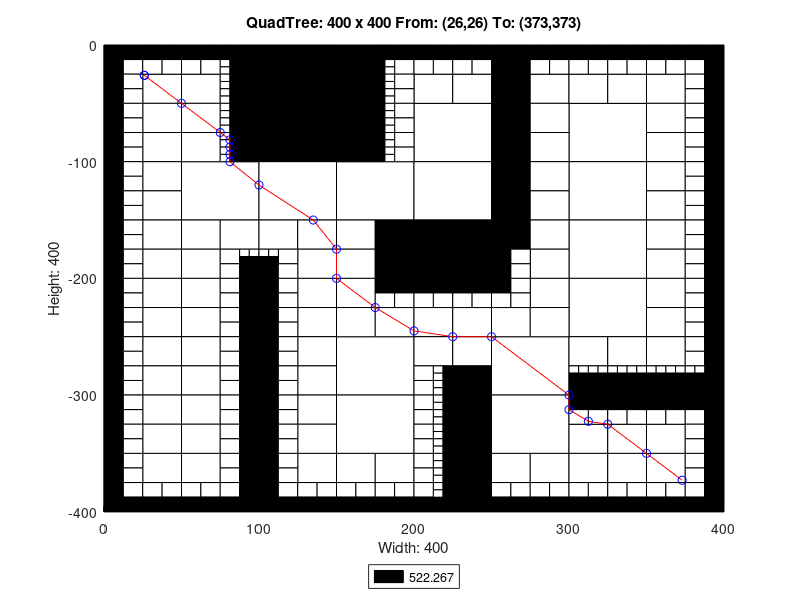

Write the MATLAB code that produced this figure.
axis([0 400 -400 0]);
title('QuadTree: 400 x 400 From: (26,26) To: (373,373)');
xlabel('Width: 400');
ylabel('Height: 400');
rectangle('Position',[100 -50 50 50], 'FaceColor',[0 0 0]);
rectangle('Position',[100 -100 50 50], 'FaceColor',[0 0 0]);
rectangle('Position',[50 -150 50 50], 'FaceColor',[1 1 1]);
rectangle('Position',[100 -150 50 50], 'FaceColor',[1 1 1]);
rectangle('Position',[150 -150 50 50], 'FaceColor',[1 1 1]);
rectangle('Position',[200 -100 50 50], 'FaceColor',[1 1 1]);
rectangle('Position',[300 -100 50 50], 'FaceColor',[1 1 1]);
rectangle('Position',[200 -150 50 50], 'FaceColor',[1 1 1]);
rectangle('Position',[200 -200 50 50], 'FaceColor',[0 0 0]);
rectangle('Position',[300 -150 50 50], 'FaceColor',[1 1 1]);
rectangle('Position',[300 -200 50 50], 'FaceColor',[1 1 1]);
rectangle('Position',[150 -300 50 50], 'FaceColor',[1 1 1]);
rectangle('Position',[150 -350 50 50], 'FaceColor',[1 1 1]);
rectangle('Position',[250 -300 50 50], 'FaceColor',[1 1 1]);
rectangle('Position',[300 -250 50 50], 'FaceColor',[1 1 1]);
rectangle('Position',[250 -350 50 50], 'FaceColor',[1 1 1]);
rectangle('Position',[25 -50 25 25], 'FaceColor',[1 1 1]);
rectangle('Position',[50 -50 25 25], 'FaceColor',[1 1 1]);
rectangle('Position',[25 -75 25 25], 'FaceColor',[1 1 1]);
rectangle('Position',[25 -100 25 25], 'FaceColor',[1 1 1]);
rectangle('Position',[50 -75 25 25], 'FaceColor',[1 1 1]);
rectangle('Position',[50 -100 25 25], 'FaceColor',[1 1 1]);
rectangle('Position',[150 -25 25 25], 'FaceColor',[0 0 0]);
rectangle('Position',[150 -50 25 25], 'FaceColor',[0 0 0]);
rectangle('Position',[150 -75 25 25], 'FaceColor',[0 0 0]);
rectangle('Position',[150 -100 25 25], 'FaceColor',[0 0 0]);
rectangle('Position',[25 -125 25 25], 'FaceColor',[1 1 1]);
rectangle('Position',[25 -150 25 25], 'FaceColor',[1 1 1]);
rectangle('Position',[25 -175 25 25], 'FaceColor',[1 1 1]);
rectangle('Position',[25 -200 25 25], 'FaceColor',[1 1 1]);
rectangle('Position',[50 -175 25 25], 'FaceColor',[1 1 1]);
rectangle('Position',[75 -175 25 25], 'FaceColor',[1 1 1]);
rectangle('Position',[50 -200 25 25], 'FaceColor',[1 1 1]);
rectangle('Position',[100 -175 25 25], 'FaceColor',[1 1 1]);
rectangle('Position',[125 -175 25 25], 'FaceColor',[1 1 1]);
rectangle('Position',[125 -200 25 25], 'FaceColor',[1 1 1]);
rectangle('Position',[150 -175 25 25], 'FaceColor',[1 1 1]);
rectangle('Position',[175 -175 25 25], 'FaceColor',[0 0 0]);
rectangle('Position',[150 -200 25 25], 'FaceColor',[1 1 1]);
rectangle('Position',[175 -200 25 25], 'FaceColor',[0 0 0]);
rectangle('Position',[200 -50 25 25], 'FaceColor',[1 1 1]);
rectangle('Position',[225 -50 25 25], 'FaceColor',[1 1 1]);
rectangle('Position',[250 -25 25 25], 'FaceColor',[0 0 0]);
rectangle('Position',[250 -50 25 25], 'FaceColor',[0 0 0]);
rectangle('Position',[275 -50 25 25], 'FaceColor',[1 1 1]);
rectangle('Position',[250 -75 25 25], 'FaceColor',[0 0 0]);
rectangle('Position',[275 -75 25 25], 'FaceColor',[1 1 1]);
rectangle('Position',[250 -100 25 25], 'FaceColor',[0 0 0]);
rectangle('Position',[275 -100 25 25], 'FaceColor',[1 1 1]);
rectangle('Position',[300 -50 25 25], 'FaceColor',[1 1 1]);
rectangle('Position',[325 -50 25 25], 'FaceColor',[1 1 1]);
rectangle('Position',[350 -50 25 25], 'FaceColor',[1 1 1]);
rectangle('Position',[350 -75 25 25], 'FaceColor',[1 1 1]);
rectangle('Position',[350 -100 25 25], 'FaceColor',[1 1 1]);
rectangle('Position',[250 -125 25 25], 'FaceColor',[0 0 0]);
rectangle('Position',[275 -125 25 25], 'FaceColor',[1 1 1]);
rectangle('Position',[250 -150 25 25], 'FaceColor',[0 0 0]);
rectangle('Position',[275 -150 25 25], 'FaceColor',[1 1 1]);
rectangle('Position',[250 -175 25 25], 'FaceColor',[0 0 0]);
rectangle('Position',[275 -175 25 25], 'FaceColor',[1 1 1]);
rectangle('Position',[275 -200 25 25], 'FaceColor',[1 1 1]);
rectangle('Position',[350 -125 25 25], 'FaceColor',[1 1 1]);
rectangle('Position',[350 -150 25 25], 'FaceColor',[1 1 1]);
rectangle('Position',[350 -175 25 25], 'FaceColor',[1 1 1]);
rectangle('Position',[350 -200 25 25], 'FaceColor',[1 1 1]);
rectangle('Position',[25 -225 25 25], 'FaceColor',[1 1 1]);
rectangle('Position',[25 -250 25 25], 'FaceColor',[1 1 1]);
rectangle('Position',[50 -225 25 25], 'FaceColor',[1 1 1]);
rectangle('Position',[50 -250 25 25], 'FaceColor',[1 1 1]);
rectangle('Position',[25 -275 25 25], 'FaceColor',[1 1 1]);
rectangle('Position',[25 -300 25 25], 'FaceColor',[1 1 1]);
rectangle('Position',[50 -275 25 25], 'FaceColor',[1 1 1]);
rectangle('Position',[50 -300 25 25], 'FaceColor',[1 1 1]);
rectangle('Position',[125 -225 25 25], 'FaceColor',[1 1 1]);
rectangle('Position',[125 -250 25 25], 'FaceColor',[1 1 1]);
rectangle('Position',[150 -225 25 25], 'FaceColor',[1 1 1]);
rectangle('Position',[150 -250 25 25], 'FaceColor',[1 1 1]);
rectangle('Position',[175 -250 25 25], 'FaceColor',[1 1 1]);
rectangle('Position',[125 -275 25 25], 'FaceColor',[1 1 1]);
rectangle('Position',[125 -300 25 25], 'FaceColor',[1 1 1]);
rectangle('Position',[25 -325 25 25], 'FaceColor',[1 1 1]);
rectangle('Position',[25 -350 25 25], 'FaceColor',[1 1 1]);
rectangle('Position',[50 -325 25 25], 'FaceColor',[1 1 1]);
rectangle('Position',[50 -350 25 25], 'FaceColor',[1 1 1]);
rectangle('Position',[25 -375 25 25], 'FaceColor',[1 1 1]);
rectangle('Position',[50 -375 25 25], 'FaceColor',[1 1 1]);
rectangle('Position',[125 -325 25 25], 'FaceColor',[1 1 1]);
rectangle('Position',[125 -350 25 25], 'FaceColor',[1 1 1]);
rectangle('Position',[125 -375 25 25], 'FaceColor',[1 1 1]);
rectangle('Position',[150 -375 25 25], 'FaceColor',[1 1 1]);
rectangle('Position',[175 -375 25 25], 'FaceColor',[1 1 1]);
rectangle('Position',[200 -250 25 25], 'FaceColor',[1 1 1]);
rectangle('Position',[225 -250 25 25], 'FaceColor',[1 1 1]);
rectangle('Position',[275 -225 25 25], 'FaceColor',[1 1 1]);
rectangle('Position',[250 -250 25 25], 'FaceColor',[1 1 1]);
rectangle('Position',[275 -250 25 25], 'FaceColor',[1 1 1]);
rectangle('Position',[200 -275 25 25], 'FaceColor',[1 1 1]);
rectangle('Position',[225 -275 25 25], 'FaceColor',[1 1 1]);
rectangle('Position',[225 -300 25 25], 'FaceColor',[0 0 0]);
rectangle('Position',[350 -225 25 25], 'FaceColor',[1 1 1]);
rectangle('Position',[350 -250 25 25], 'FaceColor',[1 1 1]);
rectangle('Position',[300 -275 25 25], 'FaceColor',[1 1 1]);
rectangle('Position',[325 -275 25 25], 'FaceColor',[1 1 1]);
rectangle('Position',[350 -275 25 25], 'FaceColor',[1 1 1]);
rectangle('Position',[225 -325 25 25], 'FaceColor',[0 0 0]);
rectangle('Position',[225 -350 25 25], 'FaceColor',[0 0 0]);
rectangle('Position',[225 -375 25 25], 'FaceColor',[0 0 0]);
rectangle('Position',[225 -400 25 25], 'FaceColor',[0 0 0]);
rectangle('Position',[250 -375 25 25], 'FaceColor',[1 1 1]);
rectangle('Position',[275 -375 25 25], 'FaceColor',[1 1 1]);
rectangle('Position',[300 -350 25 25], 'FaceColor',[1 1 1]);
rectangle('Position',[325 -350 25 25], 'FaceColor',[1 1 1]);
rectangle('Position',[350 -350 25 25], 'FaceColor',[1 1 1]);
rectangle('Position',[300 -375 25 25], 'FaceColor',[1 1 1]);
rectangle('Position',[325 -375 25 25], 'FaceColor',[1 1 1]);
rectangle('Position',[350 -375 25 25], 'FaceColor',[1 1 1]);
rectangle('Position',[0 -12.5 12.5 12.5], 'FaceColor',[0 0 0]);
rectangle('Position',[12.5 -12.5 12.5 12.5], 'FaceColor',[0 0 0]);
rectangle('Position',[0 -25 12.5 12.5], 'FaceColor',[0 0 0]);
rectangle('Position',[12.5 -25 12.5 12.5], 'FaceColor',[1 1 1]);
rectangle('Position',[25 -12.5 12.5 12.5], 'FaceColor',[0 0 0]);
rectangle('Position',[37.5 -12.5 12.5 12.5], 'FaceColor',[0 0 0]);
rectangle('Position',[25 -25 12.5 12.5], 'FaceColor',[1 1 1]);
rectangle('Position',[37.5 -25 12.5 12.5], 'FaceColor',[1 1 1]);
rectangle('Position',[0 -37.5 12.5 12.5], 'FaceColor',[0 0 0]);
rectangle('Position',[12.5 -37.5 12.5 12.5], 'FaceColor',[1 1 1]);
rectangle('Position',[0 -50 12.5 12.5], 'FaceColor',[0 0 0]);
rectangle('Position',[12.5 -50 12.5 12.5], 'FaceColor',[1 1 1]);
rectangle('Position',[50 -12.5 12.5 12.5], 'FaceColor',[0 0 0]);
rectangle('Position',[62.5 -12.5 12.5 12.5], 'FaceColor',[0 0 0]);
rectangle('Position',[50 -25 12.5 12.5], 'FaceColor',[1 1 1]);
rectangle('Position',[62.5 -25 12.5 12.5], 'FaceColor',[1 1 1]);
rectangle('Position',[75 -12.5 12.5 12.5], 'FaceColor',[0 0 0]);
rectangle('Position',[87.5 -12.5 12.5 12.5], 'FaceColor',[0 0 0]);
rectangle('Position',[87.5 -25 12.5 12.5], 'FaceColor',[0 0 0]);
rectangle('Position',[87.5 -37.5 12.5 12.5], 'FaceColor',[0 0 0]);
rectangle('Position',[87.5 -50 12.5 12.5], 'FaceColor',[0 0 0]);
rectangle('Position',[0 -62.5 12.5 12.5], 'FaceColor',[0 0 0]);
rectangle('Position',[12.5 -62.5 12.5 12.5], 'FaceColor',[1 1 1]);
rectangle('Position',[0 -75 12.5 12.5], 'FaceColor',[0 0 0]);
rectangle('Position',[12.5 -75 12.5 12.5], 'FaceColor',[1 1 1]);
rectangle('Position',[0 -87.5 12.5 12.5], 'FaceColor',[0 0 0]);
rectangle('Position',[12.5 -87.5 12.5 12.5], 'FaceColor',[1 1 1]);
rectangle('Position',[0 -100 12.5 12.5], 'FaceColor',[0 0 0]);
rectangle('Position',[12.5 -100 12.5 12.5], 'FaceColor',[1 1 1]);
rectangle('Position',[87.5 -62.5 12.5 12.5], 'FaceColor',[0 0 0]);
rectangle('Position',[87.5 -75 12.5 12.5], 'FaceColor',[0 0 0]);
rectangle('Position',[87.5 -87.5 12.5 12.5], 'FaceColor',[0 0 0]);
rectangle('Position',[87.5 -100 12.5 12.5], 'FaceColor',[0 0 0]);
rectangle('Position',[175 -12.5 12.5 12.5], 'FaceColor',[0 0 0]);
rectangle('Position',[187.5 -12.5 12.5 12.5], 'FaceColor',[0 0 0]);
rectangle('Position',[187.5 -25 12.5 12.5], 'FaceColor',[1 1 1]);
rectangle('Position',[187.5 -37.5 12.5 12.5], 'FaceColor',[1 1 1]);
rectangle('Position',[187.5 -50 12.5 12.5], 'FaceColor',[1 1 1]);
rectangle('Position',[187.5 -62.5 12.5 12.5], 'FaceColor',[1 1 1]);
rectangle('Position',[187.5 -75 12.5 12.5], 'FaceColor',[1 1 1]);
rectangle('Position',[187.5 -87.5 12.5 12.5], 'FaceColor',[1 1 1]);
rectangle('Position',[187.5 -100 12.5 12.5], 'FaceColor',[1 1 1]);
rectangle('Position',[0 -112.5 12.5 12.5], 'FaceColor',[0 0 0]);
rectangle('Position',[12.5 -112.5 12.5 12.5], 'FaceColor',[1 1 1]);
rectangle('Position',[0 -125 12.5 12.5], 'FaceColor',[0 0 0]);
rectangle('Position',[12.5 -125 12.5 12.5], 'FaceColor',[1 1 1]);
rectangle('Position',[0 -137.5 12.5 12.5], 'FaceColor',[0 0 0]);
rectangle('Position',[12.5 -137.5 12.5 12.5], 'FaceColor',[1 1 1]);
rectangle('Position',[0 -150 12.5 12.5], 'FaceColor',[0 0 0]);
rectangle('Position',[12.5 -150 12.5 12.5], 'FaceColor',[1 1 1]);
rectangle('Position',[0 -162.5 12.5 12.5], 'FaceColor',[0 0 0]);
rectangle('Position',[12.5 -162.5 12.5 12.5], 'FaceColor',[1 1 1]);
rectangle('Position',[0 -175 12.5 12.5], 'FaceColor',[0 0 0]);
rectangle('Position',[12.5 -175 12.5 12.5], 'FaceColor',[1 1 1]);
rectangle('Position',[0 -187.5 12.5 12.5], 'FaceColor',[0 0 0]);
rectangle('Position',[12.5 -187.5 12.5 12.5], 'FaceColor',[1 1 1]);
rectangle('Position',[0 -200 12.5 12.5], 'FaceColor',[0 0 0]);
rectangle('Position',[12.5 -200 12.5 12.5], 'FaceColor',[1 1 1]);
rectangle('Position',[75 -187.5 12.5 12.5], 'FaceColor',[1 1 1]);
rectangle('Position',[75 -200 12.5 12.5], 'FaceColor',[1 1 1]);
rectangle('Position',[87.5 -200 12.5 12.5], 'FaceColor',[0 0 0]);
rectangle('Position',[112.5 -187.5 12.5 12.5], 'FaceColor',[1 1 1]);
rectangle('Position',[100 -200 12.5 12.5], 'FaceColor',[0 0 0]);
rectangle('Position',[112.5 -200 12.5 12.5], 'FaceColor',[1 1 1]);
rectangle('Position',[200 -12.5 12.5 12.5], 'FaceColor',[0 0 0]);
rectangle('Position',[212.5 -12.5 12.5 12.5], 'FaceColor',[0 0 0]);
rectangle('Position',[200 -25 12.5 12.5], 'FaceColor',[1 1 1]);
rectangle('Position',[212.5 -25 12.5 12.5], 'FaceColor',[1 1 1]);
rectangle('Position',[225 -12.5 12.5 12.5], 'FaceColor',[0 0 0]);
rectangle('Position',[237.5 -12.5 12.5 12.5], 'FaceColor',[0 0 0]);
rectangle('Position',[225 -25 12.5 12.5], 'FaceColor',[1 1 1]);
rectangle('Position',[237.5 -25 12.5 12.5], 'FaceColor',[1 1 1]);
rectangle('Position',[275 -12.5 12.5 12.5], 'FaceColor',[0 0 0]);
rectangle('Position',[287.5 -12.5 12.5 12.5], 'FaceColor',[0 0 0]);
rectangle('Position',[275 -25 12.5 12.5], 'FaceColor',[1 1 1]);
rectangle('Position',[287.5 -25 12.5 12.5], 'FaceColor',[1 1 1]);
rectangle('Position',[300 -12.5 12.5 12.5], 'FaceColor',[0 0 0]);
rectangle('Position',[312.5 -12.5 12.5 12.5], 'FaceColor',[0 0 0]);
rectangle('Position',[300 -25 12.5 12.5], 'FaceColor',[1 1 1]);
rectangle('Position',[312.5 -25 12.5 12.5], 'FaceColor',[1 1 1]);
rectangle('Position',[325 -12.5 12.5 12.5], 'FaceColor',[0 0 0]);
rectangle('Position',[337.5 -12.5 12.5 12.5], 'FaceColor',[0 0 0]);
rectangle('Position',[325 -25 12.5 12.5], 'FaceColor',[1 1 1]);
rectangle('Position',[337.5 -25 12.5 12.5], 'FaceColor',[1 1 1]);
rectangle('Position',[350 -12.5 12.5 12.5], 'FaceColor',[0 0 0]);
rectangle('Position',[362.5 -12.5 12.5 12.5], 'FaceColor',[0 0 0]);
rectangle('Position',[350 -25 12.5 12.5], 'FaceColor',[1 1 1]);
rectangle('Position',[362.5 -25 12.5 12.5], 'FaceColor',[1 1 1]);
rectangle('Position',[375 -12.5 12.5 12.5], 'FaceColor',[0 0 0]);
rectangle('Position',[387.5 -12.5 12.5 12.5], 'FaceColor',[0 0 0]);
rectangle('Position',[375 -25 12.5 12.5], 'FaceColor',[1 1 1]);
rectangle('Position',[387.5 -25 12.5 12.5], 'FaceColor',[0 0 0]);
rectangle('Position',[375 -37.5 12.5 12.5], 'FaceColor',[1 1 1]);
rectangle('Position',[387.5 -37.5 12.5 12.5], 'FaceColor',[0 0 0]);
rectangle('Position',[375 -50 12.5 12.5], 'FaceColor',[1 1 1]);
rectangle('Position',[387.5 -50 12.5 12.5], 'FaceColor',[0 0 0]);
rectangle('Position',[375 -62.5 12.5 12.5], 'FaceColor',[1 1 1]);
rectangle('Position',[387.5 -62.5 12.5 12.5], 'FaceColor',[0 0 0]);
rectangle('Position',[375 -75 12.5 12.5], 'FaceColor',[1 1 1]);
rectangle('Position',[387.5 -75 12.5 12.5], 'FaceColor',[0 0 0]);
rectangle('Position',[375 -87.5 12.5 12.5], 'FaceColor',[1 1 1]);
rectangle('Position',[387.5 -87.5 12.5 12.5], 'FaceColor',[0 0 0]);
rectangle('Position',[375 -100 12.5 12.5], 'FaceColor',[1 1 1]);
rectangle('Position',[387.5 -100 12.5 12.5], 'FaceColor',[0 0 0]);
rectangle('Position',[250 -187.5 12.5 12.5], 'FaceColor',[0 0 0]);
rectangle('Position',[262.5 -187.5 12.5 12.5], 'FaceColor',[1 1 1]);
rectangle('Position',[250 -200 12.5 12.5], 'FaceColor',[0 0 0]);
rectangle('Position',[262.5 -200 12.5 12.5], 'FaceColor',[1 1 1]);
rectangle('Position',[375 -112.5 12.5 12.5], 'FaceColor',[1 1 1]);
rectangle('Position',[387.5 -112.5 12.5 12.5], 'FaceColor',[0 0 0]);
rectangle('Position',[375 -125 12.5 12.5], 'FaceColor',[1 1 1]);
rectangle('Position',[387.5 -125 12.5 12.5], 'FaceColor',[0 0 0]);
rectangle('Position',[375 -137.5 12.5 12.5], 'FaceColor',[1 1 1]);
rectangle('Position',[387.5 -137.5 12.5 12.5], 'FaceColor',[0 0 0]);
rectangle('Position',[375 -150 12.5 12.5], 'FaceColor',[1 1 1]);
rectangle('Position',[387.5 -150 12.5 12.5], 'FaceColor',[0 0 0]);
rectangle('Position',[375 -162.5 12.5 12.5], 'FaceColor',[1 1 1]);
rectangle('Position',[387.5 -162.5 12.5 12.5], 'FaceColor',[0 0 0]);
rectangle('Position',[375 -175 12.5 12.5], 'FaceColor',[1 1 1]);
rectangle('Position',[387.5 -175 12.5 12.5], 'FaceColor',[0 0 0]);
rectangle('Position',[375 -187.5 12.5 12.5], 'FaceColor',[1 1 1]);
rectangle('Position',[387.5 -187.5 12.5 12.5], 'FaceColor',[0 0 0]);
rectangle('Position',[375 -200 12.5 12.5], 'FaceColor',[1 1 1]);
rectangle('Position',[387.5 -200 12.5 12.5], 'FaceColor',[0 0 0]);
rectangle('Position',[0 -212.5 12.5 12.5], 'FaceColor',[0 0 0]);
rectangle('Position',[12.5 -212.5 12.5 12.5], 'FaceColor',[1 1 1]);
rectangle('Position',[0 -225 12.5 12.5], 'FaceColor',[0 0 0]);
rectangle('Position',[12.5 -225 12.5 12.5], 'FaceColor',[1 1 1]);
rectangle('Position',[0 -237.5 12.5 12.5], 'FaceColor',[0 0 0]);
rectangle('Position',[12.5 -237.5 12.5 12.5], 'FaceColor',[1 1 1]);
rectangle('Position',[0 -250 12.5 12.5], 'FaceColor',[0 0 0]);
rectangle('Position',[12.5 -250 12.5 12.5], 'FaceColor',[1 1 1]);
rectangle('Position',[75 -212.5 12.5 12.5], 'FaceColor',[1 1 1]);
rectangle('Position',[87.5 -212.5 12.5 12.5], 'FaceColor',[0 0 0]);
rectangle('Position',[75 -225 12.5 12.5], 'FaceColor',[1 1 1]);
rectangle('Position',[87.5 -225 12.5 12.5], 'FaceColor',[0 0 0]);
rectangle('Position',[75 -237.5 12.5 12.5], 'FaceColor',[1 1 1]);
rectangle('Position',[87.5 -237.5 12.5 12.5], 'FaceColor',[0 0 0]);
rectangle('Position',[75 -250 12.5 12.5], 'FaceColor',[1 1 1]);
rectangle('Position',[87.5 -250 12.5 12.5], 'FaceColor',[0 0 0]);
rectangle('Position',[0 -262.5 12.5 12.5], 'FaceColor',[0 0 0]);
rectangle('Position',[12.5 -262.5 12.5 12.5], 'FaceColor',[1 1 1]);
rectangle('Position',[0 -275 12.5 12.5], 'FaceColor',[0 0 0]);
rectangle('Position',[12.5 -275 12.5 12.5], 'FaceColor',[1 1 1]);
rectangle('Position',[0 -287.5 12.5 12.5], 'FaceColor',[0 0 0]);
rectangle('Position',[12.5 -287.5 12.5 12.5], 'FaceColor',[1 1 1]);
rectangle('Position',[0 -300 12.5 12.5], 'FaceColor',[0 0 0]);
rectangle('Position',[12.5 -300 12.5 12.5], 'FaceColor',[1 1 1]);
rectangle('Position',[75 -262.5 12.5 12.5], 'FaceColor',[1 1 1]);
rectangle('Position',[87.5 -262.5 12.5 12.5], 'FaceColor',[0 0 0]);
rectangle('Position',[75 -275 12.5 12.5], 'FaceColor',[1 1 1]);
rectangle('Position',[87.5 -275 12.5 12.5], 'FaceColor',[0 0 0]);
rectangle('Position',[75 -287.5 12.5 12.5], 'FaceColor',[1 1 1]);
rectangle('Position',[87.5 -287.5 12.5 12.5], 'FaceColor',[0 0 0]);
rectangle('Position',[75 -300 12.5 12.5], 'FaceColor',[1 1 1]);
rectangle('Position',[87.5 -300 12.5 12.5], 'FaceColor',[0 0 0]);
rectangle('Position',[100 -212.5 12.5 12.5], 'FaceColor',[0 0 0]);
rectangle('Position',[112.5 -212.5 12.5 12.5], 'FaceColor',[1 1 1]);
rectangle('Position',[100 -225 12.5 12.5], 'FaceColor',[0 0 0]);
rectangle('Position',[112.5 -225 12.5 12.5], 'FaceColor',[1 1 1]);
rectangle('Position',[100 -237.5 12.5 12.5], 'FaceColor',[0 0 0]);
rectangle('Position',[112.5 -237.5 12.5 12.5], 'FaceColor',[1 1 1]);
rectangle('Position',[100 -250 12.5 12.5], 'FaceColor',[0 0 0]);
rectangle('Position',[112.5 -250 12.5 12.5], 'FaceColor',[1 1 1]);
rectangle('Position',[175 -212.5 12.5 12.5], 'FaceColor',[0 0 0]);
rectangle('Position',[187.5 -212.5 12.5 12.5], 'FaceColor',[0 0 0]);
rectangle('Position',[175 -225 12.5 12.5], 'FaceColor',[1 1 1]);
rectangle('Position',[187.5 -225 12.5 12.5], 'FaceColor',[1 1 1]);
rectangle('Position',[100 -262.5 12.5 12.5], 'FaceColor',[0 0 0]);
rectangle('Position',[112.5 -262.5 12.5 12.5], 'FaceColor',[1 1 1]);
rectangle('Position',[100 -275 12.5 12.5], 'FaceColor',[0 0 0]);
rectangle('Position',[112.5 -275 12.5 12.5], 'FaceColor',[1 1 1]);
rectangle('Position',[100 -287.5 12.5 12.5], 'FaceColor',[0 0 0]);
rectangle('Position',[112.5 -287.5 12.5 12.5], 'FaceColor',[1 1 1]);
rectangle('Position',[100 -300 12.5 12.5], 'FaceColor',[0 0 0]);
rectangle('Position',[112.5 -300 12.5 12.5], 'FaceColor',[1 1 1]);
rectangle('Position',[0 -312.5 12.5 12.5], 'FaceColor',[0 0 0]);
rectangle('Position',[12.5 -312.5 12.5 12.5], 'FaceColor',[1 1 1]);
rectangle('Position',[0 -325 12.5 12.5], 'FaceColor',[0 0 0]);
rectangle('Position',[12.5 -325 12.5 12.5], 'FaceColor',[1 1 1]);
rectangle('Position',[0 -337.5 12.5 12.5], 'FaceColor',[0 0 0]);
rectangle('Position',[12.5 -337.5 12.5 12.5], 'FaceColor',[1 1 1]);
rectangle('Position',[0 -350 12.5 12.5], 'FaceColor',[0 0 0]);
rectangle('Position',[12.5 -350 12.5 12.5], 'FaceColor',[1 1 1]);
rectangle('Position',[75 -312.5 12.5 12.5], 'FaceColor',[1 1 1]);
rectangle('Position',[87.5 -312.5 12.5 12.5], 'FaceColor',[0 0 0]);
rectangle('Position',[75 -325 12.5 12.5], 'FaceColor',[1 1 1]);
rectangle('Position',[87.5 -325 12.5 12.5], 'FaceColor',[0 0 0]);
rectangle('Position',[75 -337.5 12.5 12.5], 'FaceColor',[1 1 1]);
rectangle('Position',[87.5 -337.5 12.5 12.5], 'FaceColor',[0 0 0]);
rectangle('Position',[75 -350 12.5 12.5], 'FaceColor',[1 1 1]);
rectangle('Position',[87.5 -350 12.5 12.5], 'FaceColor',[0 0 0]);
rectangle('Position',[0 -362.5 12.5 12.5], 'FaceColor',[0 0 0]);
rectangle('Position',[12.5 -362.5 12.5 12.5], 'FaceColor',[1 1 1]);
rectangle('Position',[0 -375 12.5 12.5], 'FaceColor',[0 0 0]);
rectangle('Position',[12.5 -375 12.5 12.5], 'FaceColor',[1 1 1]);
rectangle('Position',[0 -387.5 12.5 12.5], 'FaceColor',[0 0 0]);
rectangle('Position',[12.5 -387.5 12.5 12.5], 'FaceColor',[1 1 1]);
rectangle('Position',[0 -400 12.5 12.5], 'FaceColor',[0 0 0]);
rectangle('Position',[12.5 -400 12.5 12.5], 'FaceColor',[0 0 0]);
rectangle('Position',[25 -387.5 12.5 12.5], 'FaceColor',[1 1 1]);
rectangle('Position',[37.5 -387.5 12.5 12.5], 'FaceColor',[1 1 1]);
rectangle('Position',[25 -400 12.5 12.5], 'FaceColor',[0 0 0]);
rectangle('Position',[37.5 -400 12.5 12.5], 'FaceColor',[0 0 0]);
rectangle('Position',[75 -362.5 12.5 12.5], 'FaceColor',[1 1 1]);
rectangle('Position',[87.5 -362.5 12.5 12.5], 'FaceColor',[0 0 0]);
rectangle('Position',[75 -375 12.5 12.5], 'FaceColor',[1 1 1]);
rectangle('Position',[87.5 -375 12.5 12.5], 'FaceColor',[0 0 0]);
rectangle('Position',[50 -387.5 12.5 12.5], 'FaceColor',[1 1 1]);
rectangle('Position',[62.5 -387.5 12.5 12.5], 'FaceColor',[1 1 1]);
rectangle('Position',[50 -400 12.5 12.5], 'FaceColor',[0 0 0]);
rectangle('Position',[62.5 -400 12.5 12.5], 'FaceColor',[0 0 0]);
rectangle('Position',[75 -387.5 12.5 12.5], 'FaceColor',[1 1 1]);
rectangle('Position',[87.5 -387.5 12.5 12.5], 'FaceColor',[0 0 0]);
rectangle('Position',[75 -400 12.5 12.5], 'FaceColor',[0 0 0]);
rectangle('Position',[87.5 -400 12.5 12.5], 'FaceColor',[0 0 0]);
rectangle('Position',[100 -312.5 12.5 12.5], 'FaceColor',[0 0 0]);
rectangle('Position',[112.5 -312.5 12.5 12.5], 'FaceColor',[1 1 1]);
rectangle('Position',[100 -325 12.5 12.5], 'FaceColor',[0 0 0]);
rectangle('Position',[112.5 -325 12.5 12.5], 'FaceColor',[1 1 1]);
rectangle('Position',[100 -337.5 12.5 12.5], 'FaceColor',[0 0 0]);
rectangle('Position',[112.5 -337.5 12.5 12.5], 'FaceColor',[1 1 1]);
rectangle('Position',[100 -350 12.5 12.5], 'FaceColor',[0 0 0]);
rectangle('Position',[112.5 -350 12.5 12.5], 'FaceColor',[1 1 1]);
rectangle('Position',[100 -362.5 12.5 12.5], 'FaceColor',[0 0 0]);
rectangle('Position',[112.5 -362.5 12.5 12.5], 'FaceColor',[1 1 1]);
rectangle('Position',[100 -375 12.5 12.5], 'FaceColor',[0 0 0]);
rectangle('Position',[112.5 -375 12.5 12.5], 'FaceColor',[1 1 1]);
rectangle('Position',[100 -387.5 12.5 12.5], 'FaceColor',[0 0 0]);
rectangle('Position',[112.5 -387.5 12.5 12.5], 'FaceColor',[1 1 1]);
rectangle('Position',[100 -400 12.5 12.5], 'FaceColor',[0 0 0]);
rectangle('Position',[112.5 -400 12.5 12.5], 'FaceColor',[0 0 0]);
rectangle('Position',[125 -387.5 12.5 12.5], 'FaceColor',[1 1 1]);
rectangle('Position',[137.5 -387.5 12.5 12.5], 'FaceColor',[1 1 1]);
rectangle('Position',[125 -400 12.5 12.5], 'FaceColor',[0 0 0]);
rectangle('Position',[137.5 -400 12.5 12.5], 'FaceColor',[0 0 0]);
rectangle('Position',[150 -387.5 12.5 12.5], 'FaceColor',[1 1 1]);
rectangle('Position',[162.5 -387.5 12.5 12.5], 'FaceColor',[1 1 1]);
rectangle('Position',[150 -400 12.5 12.5], 'FaceColor',[0 0 0]);
rectangle('Position',[162.5 -400 12.5 12.5], 'FaceColor',[0 0 0]);
rectangle('Position',[175 -387.5 12.5 12.5], 'FaceColor',[1 1 1]);
rectangle('Position',[187.5 -387.5 12.5 12.5], 'FaceColor',[1 1 1]);
rectangle('Position',[175 -400 12.5 12.5], 'FaceColor',[0 0 0]);
rectangle('Position',[187.5 -400 12.5 12.5], 'FaceColor',[0 0 0]);
rectangle('Position',[200 -212.5 12.5 12.5], 'FaceColor',[0 0 0]);
rectangle('Position',[212.5 -212.5 12.5 12.5], 'FaceColor',[0 0 0]);
rectangle('Position',[200 -225 12.5 12.5], 'FaceColor',[1 1 1]);
rectangle('Position',[212.5 -225 12.5 12.5], 'FaceColor',[1 1 1]);
rectangle('Position',[225 -212.5 12.5 12.5], 'FaceColor',[0 0 0]);
rectangle('Position',[237.5 -212.5 12.5 12.5], 'FaceColor',[0 0 0]);
rectangle('Position',[225 -225 12.5 12.5], 'FaceColor',[1 1 1]);
rectangle('Position',[237.5 -225 12.5 12.5], 'FaceColor',[1 1 1]);
rectangle('Position',[250 -212.5 12.5 12.5], 'FaceColor',[0 0 0]);
rectangle('Position',[262.5 -212.5 12.5 12.5], 'FaceColor',[1 1 1]);
rectangle('Position',[250 -225 12.5 12.5], 'FaceColor',[1 1 1]);
rectangle('Position',[262.5 -225 12.5 12.5], 'FaceColor',[1 1 1]);
rectangle('Position',[200 -287.5 12.5 12.5], 'FaceColor',[1 1 1]);
rectangle('Position',[200 -300 12.5 12.5], 'FaceColor',[1 1 1]);
rectangle('Position',[375 -212.5 12.5 12.5], 'FaceColor',[1 1 1]);
rectangle('Position',[387.5 -212.5 12.5 12.5], 'FaceColor',[0 0 0]);
rectangle('Position',[375 -225 12.5 12.5], 'FaceColor',[1 1 1]);
rectangle('Position',[387.5 -225 12.5 12.5], 'FaceColor',[0 0 0]);
rectangle('Position',[375 -237.5 12.5 12.5], 'FaceColor',[1 1 1]);
rectangle('Position',[387.5 -237.5 12.5 12.5], 'FaceColor',[0 0 0]);
rectangle('Position',[375 -250 12.5 12.5], 'FaceColor',[1 1 1]);
rectangle('Position',[387.5 -250 12.5 12.5], 'FaceColor',[0 0 0]);
rectangle('Position',[300 -300 12.5 12.5], 'FaceColor',[0 0 0]);
rectangle('Position',[312.5 -300 12.5 12.5], 'FaceColor',[0 0 0]);
rectangle('Position',[325 -300 12.5 12.5], 'FaceColor',[0 0 0]);
rectangle('Position',[337.5 -300 12.5 12.5], 'FaceColor',[0 0 0]);
rectangle('Position',[375 -262.5 12.5 12.5], 'FaceColor',[1 1 1]);
rectangle('Position',[387.5 -262.5 12.5 12.5], 'FaceColor',[0 0 0]);
rectangle('Position',[375 -275 12.5 12.5], 'FaceColor',[1 1 1]);
rectangle('Position',[387.5 -275 12.5 12.5], 'FaceColor',[0 0 0]);
rectangle('Position',[350 -300 12.5 12.5], 'FaceColor',[0 0 0]);
rectangle('Position',[362.5 -300 12.5 12.5], 'FaceColor',[0 0 0]);
rectangle('Position',[387.5 -287.5 12.5 12.5], 'FaceColor',[0 0 0]);
rectangle('Position',[375 -300 12.5 12.5], 'FaceColor',[0 0 0]);
rectangle('Position',[387.5 -300 12.5 12.5], 'FaceColor',[0 0 0]);
rectangle('Position',[200 -312.5 12.5 12.5], 'FaceColor',[1 1 1]);
rectangle('Position',[200 -325 12.5 12.5], 'FaceColor',[1 1 1]);
rectangle('Position',[200 -337.5 12.5 12.5], 'FaceColor',[1 1 1]);
rectangle('Position',[200 -350 12.5 12.5], 'FaceColor',[1 1 1]);
rectangle('Position',[200 -362.5 12.5 12.5], 'FaceColor',[1 1 1]);
rectangle('Position',[200 -375 12.5 12.5], 'FaceColor',[1 1 1]);
rectangle('Position',[200 -387.5 12.5 12.5], 'FaceColor',[1 1 1]);
rectangle('Position',[200 -400 12.5 12.5], 'FaceColor',[0 0 0]);
rectangle('Position',[212.5 -400 12.5 12.5], 'FaceColor',[0 0 0]);
rectangle('Position',[250 -387.5 12.5 12.5], 'FaceColor',[1 1 1]);
rectangle('Position',[262.5 -387.5 12.5 12.5], 'FaceColor',[1 1 1]);
rectangle('Position',[250 -400 12.5 12.5], 'FaceColor',[0 0 0]);
rectangle('Position',[262.5 -400 12.5 12.5], 'FaceColor',[0 0 0]);
rectangle('Position',[275 -387.5 12.5 12.5], 'FaceColor',[1 1 1]);
rectangle('Position',[287.5 -387.5 12.5 12.5], 'FaceColor',[1 1 1]);
rectangle('Position',[275 -400 12.5 12.5], 'FaceColor',[0 0 0]);
rectangle('Position',[287.5 -400 12.5 12.5], 'FaceColor',[0 0 0]);
rectangle('Position',[300 -312.5 12.5 12.5], 'FaceColor',[0 0 0]);
rectangle('Position',[312.5 -312.5 12.5 12.5], 'FaceColor',[0 0 0]);
rectangle('Position',[300 -325 12.5 12.5], 'FaceColor',[1 1 1]);
rectangle('Position',[312.5 -325 12.5 12.5], 'FaceColor',[1 1 1]);
rectangle('Position',[325 -312.5 12.5 12.5], 'FaceColor',[0 0 0]);
rectangle('Position',[337.5 -312.5 12.5 12.5], 'FaceColor',[0 0 0]);
rectangle('Position',[325 -325 12.5 12.5], 'FaceColor',[1 1 1]);
rectangle('Position',[337.5 -325 12.5 12.5], 'FaceColor',[1 1 1]);
rectangle('Position',[350 -312.5 12.5 12.5], 'FaceColor',[0 0 0]);
rectangle('Position',[362.5 -312.5 12.5 12.5], 'FaceColor',[0 0 0]);
rectangle('Position',[350 -325 12.5 12.5], 'FaceColor',[1 1 1]);
rectangle('Position',[362.5 -325 12.5 12.5], 'FaceColor',[1 1 1]);
rectangle('Position',[375 -312.5 12.5 12.5], 'FaceColor',[0 0 0]);
rectangle('Position',[387.5 -312.5 12.5 12.5], 'FaceColor',[0 0 0]);
rectangle('Position',[375 -325 12.5 12.5], 'FaceColor',[1 1 1]);
rectangle('Position',[387.5 -325 12.5 12.5], 'FaceColor',[0 0 0]);
rectangle('Position',[375 -337.5 12.5 12.5], 'FaceColor',[1 1 1]);
rectangle('Position',[387.5 -337.5 12.5 12.5], 'FaceColor',[0 0 0]);
rectangle('Position',[375 -350 12.5 12.5], 'FaceColor',[1 1 1]);
rectangle('Position',[387.5 -350 12.5 12.5], 'FaceColor',[0 0 0]);
rectangle('Position',[300 -387.5 12.5 12.5], 'FaceColor',[1 1 1]);
rectangle('Position',[312.5 -387.5 12.5 12.5], 'FaceColor',[1 1 1]);
rectangle('Position',[300 -400 12.5 12.5], 'FaceColor',[0 0 0]);
rectangle('Position',[312.5 -400 12.5 12.5], 'FaceColor',[0 0 0]);
rectangle('Position',[325 -387.5 12.5 12.5], 'FaceColor',[1 1 1]);
rectangle('Position',[337.5 -387.5 12.5 12.5], 'FaceColor',[1 1 1]);
rectangle('Position',[325 -400 12.5 12.5], 'FaceColor',[0 0 0]);
rectangle('Position',[337.5 -400 12.5 12.5], 'FaceColor',[0 0 0]);
rectangle('Position',[375 -362.5 12.5 12.5], 'FaceColor',[1 1 1]);
rectangle('Position',[387.5 -362.5 12.5 12.5], 'FaceColor',[0 0 0]);
rectangle('Position',[375 -375 12.5 12.5], 'FaceColor',[1 1 1]);
rectangle('Position',[387.5 -375 12.5 12.5], 'FaceColor',[0 0 0]);
rectangle('Position',[350 -387.5 12.5 12.5], 'FaceColor',[1 1 1]);
rectangle('Position',[362.5 -387.5 12.5 12.5], 'FaceColor',[1 1 1]);
rectangle('Position',[350 -400 12.5 12.5], 'FaceColor',[0 0 0]);
rectangle('Position',[362.5 -400 12.5 12.5], 'FaceColor',[0 0 0]);
rectangle('Position',[375 -387.5 12.5 12.5], 'FaceColor',[1 1 1]);
rectangle('Position',[387.5 -387.5 12.5 12.5], 'FaceColor',[0 0 0]);
rectangle('Position',[375 -400 12.5 12.5], 'FaceColor',[0 0 0]);
rectangle('Position',[387.5 -400 12.5 12.5], 'FaceColor',[0 0 0]);
rectangle('Position',[75 -18.75 6.25 6.25], 'FaceColor',[1 1 1]);
rectangle('Position',[81.25 -18.75 6.25 6.25], 'FaceColor',[0 0 0]);
rectangle('Position',[75 -25 6.25 6.25], 'FaceColor',[1 1 1]);
rectangle('Position',[81.25 -25 6.25 6.25], 'FaceColor',[0 0 0]);
rectangle('Position',[75 -31.25 6.25 6.25], 'FaceColor',[1 1 1]);
rectangle('Position',[81.25 -31.25 6.25 6.25], 'FaceColor',[0 0 0]);
rectangle('Position',[75 -37.5 6.25 6.25], 'FaceColor',[1 1 1]);
rectangle('Position',[81.25 -37.5 6.25 6.25], 'FaceColor',[0 0 0]);
rectangle('Position',[75 -43.75 6.25 6.25], 'FaceColor',[1 1 1]);
rectangle('Position',[81.25 -43.75 6.25 6.25], 'FaceColor',[0 0 0]);
rectangle('Position',[75 -50 6.25 6.25], 'FaceColor',[1 1 1]);
rectangle('Position',[81.25 -50 6.25 6.25], 'FaceColor',[0 0 0]);
rectangle('Position',[75 -56.25 6.25 6.25], 'FaceColor',[1 1 1]);
rectangle('Position',[81.25 -56.25 6.25 6.25], 'FaceColor',[0 0 0]);
rectangle('Position',[75 -62.5 6.25 6.25], 'FaceColor',[1 1 1]);
rectangle('Position',[81.25 -62.5 6.25 6.25], 'FaceColor',[0 0 0]);
rectangle('Position',[75 -68.75 6.25 6.25], 'FaceColor',[1 1 1]);
rectangle('Position',[81.25 -68.75 6.25 6.25], 'FaceColor',[0 0 0]);
rectangle('Position',[75 -75 6.25 6.25], 'FaceColor',[1 1 1]);
rectangle('Position',[81.25 -75 6.25 6.25], 'FaceColor',[0 0 0]);
rectangle('Position',[75 -81.25 6.25 6.25], 'FaceColor',[1 1 1]);
rectangle('Position',[81.25 -81.25 6.25 6.25], 'FaceColor',[0 0 0]);
rectangle('Position',[75 -87.5 6.25 6.25], 'FaceColor',[1 1 1]);
rectangle('Position',[81.25 -87.5 6.25 6.25], 'FaceColor',[0 0 0]);
rectangle('Position',[75 -93.75 6.25 6.25], 'FaceColor',[1 1 1]);
rectangle('Position',[81.25 -93.75 6.25 6.25], 'FaceColor',[0 0 0]);
rectangle('Position',[75 -100 6.25 6.25], 'FaceColor',[1 1 1]);
rectangle('Position',[81.25 -100 6.25 6.25], 'FaceColor',[0 0 0]);
rectangle('Position',[175 -18.75 6.25 6.25], 'FaceColor',[0 0 0]);
rectangle('Position',[181.25 -18.75 6.25 6.25], 'FaceColor',[1 1 1]);
rectangle('Position',[175 -25 6.25 6.25], 'FaceColor',[0 0 0]);
rectangle('Position',[181.25 -25 6.25 6.25], 'FaceColor',[1 1 1]);
rectangle('Position',[175 -31.25 6.25 6.25], 'FaceColor',[0 0 0]);
rectangle('Position',[181.25 -31.25 6.25 6.25], 'FaceColor',[1 1 1]);
rectangle('Position',[175 -37.5 6.25 6.25], 'FaceColor',[0 0 0]);
rectangle('Position',[181.25 -37.5 6.25 6.25], 'FaceColor',[1 1 1]);
rectangle('Position',[175 -43.75 6.25 6.25], 'FaceColor',[0 0 0]);
rectangle('Position',[181.25 -43.75 6.25 6.25], 'FaceColor',[1 1 1]);
rectangle('Position',[175 -50 6.25 6.25], 'FaceColor',[0 0 0]);
rectangle('Position',[181.25 -50 6.25 6.25], 'FaceColor',[1 1 1]);
rectangle('Position',[175 -56.25 6.25 6.25], 'FaceColor',[0 0 0]);
rectangle('Position',[181.25 -56.25 6.25 6.25], 'FaceColor',[1 1 1]);
rectangle('Position',[175 -62.5 6.25 6.25], 'FaceColor',[0 0 0]);
rectangle('Position',[181.25 -62.5 6.25 6.25], 'FaceColor',[1 1 1]);
rectangle('Position',[175 -68.75 6.25 6.25], 'FaceColor',[0 0 0]);
rectangle('Position',[181.25 -68.75 6.25 6.25], 'FaceColor',[1 1 1]);
rectangle('Position',[175 -75 6.25 6.25], 'FaceColor',[0 0 0]);
rectangle('Position',[181.25 -75 6.25 6.25], 'FaceColor',[1 1 1]);
rectangle('Position',[175 -81.25 6.25 6.25], 'FaceColor',[0 0 0]);
rectangle('Position',[181.25 -81.25 6.25 6.25], 'FaceColor',[1 1 1]);
rectangle('Position',[175 -87.5 6.25 6.25], 'FaceColor',[0 0 0]);
rectangle('Position',[181.25 -87.5 6.25 6.25], 'FaceColor',[1 1 1]);
rectangle('Position',[175 -93.75 6.25 6.25], 'FaceColor',[0 0 0]);
rectangle('Position',[181.25 -93.75 6.25 6.25], 'FaceColor',[1 1 1]);
rectangle('Position',[175 -100 6.25 6.25], 'FaceColor',[0 0 0]);
rectangle('Position',[181.25 -100 6.25 6.25], 'FaceColor',[1 1 1]);
rectangle('Position',[87.5 -181.25 6.25 6.25], 'FaceColor',[1 1 1]);
rectangle('Position',[93.75 -181.25 6.25 6.25], 'FaceColor',[1 1 1]);
rectangle('Position',[87.5 -187.5 6.25 6.25], 'FaceColor',[0 0 0]);
rectangle('Position',[93.75 -187.5 6.25 6.25], 'FaceColor',[0 0 0]);
rectangle('Position',[100 -181.25 6.25 6.25], 'FaceColor',[1 1 1]);
rectangle('Position',[106.25 -181.25 6.25 6.25], 'FaceColor',[1 1 1]);
rectangle('Position',[100 -187.5 6.25 6.25], 'FaceColor',[0 0 0]);
rectangle('Position',[106.25 -187.5 6.25 6.25], 'FaceColor',[0 0 0]);
rectangle('Position',[212.5 -281.25 6.25 6.25], 'FaceColor',[1 1 1]);
rectangle('Position',[218.75 -281.25 6.25 6.25], 'FaceColor',[0 0 0]);
rectangle('Position',[212.5 -287.5 6.25 6.25], 'FaceColor',[1 1 1]);
rectangle('Position',[218.75 -287.5 6.25 6.25], 'FaceColor',[0 0 0]);
rectangle('Position',[212.5 -293.75 6.25 6.25], 'FaceColor',[1 1 1]);
rectangle('Position',[218.75 -293.75 6.25 6.25], 'FaceColor',[0 0 0]);
rectangle('Position',[212.5 -300 6.25 6.25], 'FaceColor',[1 1 1]);
rectangle('Position',[218.75 -300 6.25 6.25], 'FaceColor',[0 0 0]);
rectangle('Position',[300 -281.25 6.25 6.25], 'FaceColor',[1 1 1]);
rectangle('Position',[306.25 -281.25 6.25 6.25], 'FaceColor',[1 1 1]);
rectangle('Position',[300 -287.5 6.25 6.25], 'FaceColor',[0 0 0]);
rectangle('Position',[306.25 -287.5 6.25 6.25], 'FaceColor',[0 0 0]);
rectangle('Position',[312.5 -281.25 6.25 6.25], 'FaceColor',[1 1 1]);
rectangle('Position',[318.75 -281.25 6.25 6.25], 'FaceColor',[1 1 1]);
rectangle('Position',[312.5 -287.5 6.25 6.25], 'FaceColor',[0 0 0]);
rectangle('Position',[318.75 -287.5 6.25 6.25], 'FaceColor',[0 0 0]);
rectangle('Position',[325 -281.25 6.25 6.25], 'FaceColor',[1 1 1]);
rectangle('Position',[331.25 -281.25 6.25 6.25], 'FaceColor',[1 1 1]);
rectangle('Position',[325 -287.5 6.25 6.25], 'FaceColor',[0 0 0]);
rectangle('Position',[331.25 -287.5 6.25 6.25], 'FaceColor',[0 0 0]);
rectangle('Position',[337.5 -281.25 6.25 6.25], 'FaceColor',[1 1 1]);
rectangle('Position',[343.75 -281.25 6.25 6.25], 'FaceColor',[1 1 1]);
rectangle('Position',[337.5 -287.5 6.25 6.25], 'FaceColor',[0 0 0]);
rectangle('Position',[343.75 -287.5 6.25 6.25], 'FaceColor',[0 0 0]);
rectangle('Position',[350 -281.25 6.25 6.25], 'FaceColor',[1 1 1]);
rectangle('Position',[356.25 -281.25 6.25 6.25], 'FaceColor',[1 1 1]);
rectangle('Position',[350 -287.5 6.25 6.25], 'FaceColor',[0 0 0]);
rectangle('Position',[356.25 -287.5 6.25 6.25], 'FaceColor',[0 0 0]);
rectangle('Position',[362.5 -281.25 6.25 6.25], 'FaceColor',[1 1 1]);
rectangle('Position',[368.75 -281.25 6.25 6.25], 'FaceColor',[1 1 1]);
rectangle('Position',[362.5 -287.5 6.25 6.25], 'FaceColor',[0 0 0]);
rectangle('Position',[368.75 -287.5 6.25 6.25], 'FaceColor',[0 0 0]);
rectangle('Position',[375 -281.25 6.25 6.25], 'FaceColor',[1 1 1]);
rectangle('Position',[381.25 -281.25 6.25 6.25], 'FaceColor',[1 1 1]);
rectangle('Position',[375 -287.5 6.25 6.25], 'FaceColor',[0 0 0]);
rectangle('Position',[381.25 -287.5 6.25 6.25], 'FaceColor',[0 0 0]);
rectangle('Position',[212.5 -306.25 6.25 6.25], 'FaceColor',[1 1 1]);
rectangle('Position',[218.75 -306.25 6.25 6.25], 'FaceColor',[0 0 0]);
rectangle('Position',[212.5 -312.5 6.25 6.25], 'FaceColor',[1 1 1]);
rectangle('Position',[218.75 -312.5 6.25 6.25], 'FaceColor',[0 0 0]);
rectangle('Position',[212.5 -318.75 6.25 6.25], 'FaceColor',[1 1 1]);
rectangle('Position',[218.75 -318.75 6.25 6.25], 'FaceColor',[0 0 0]);
rectangle('Position',[212.5 -325 6.25 6.25], 'FaceColor',[1 1 1]);
rectangle('Position',[218.75 -325 6.25 6.25], 'FaceColor',[0 0 0]);
rectangle('Position',[212.5 -331.25 6.25 6.25], 'FaceColor',[1 1 1]);
rectangle('Position',[218.75 -331.25 6.25 6.25], 'FaceColor',[0 0 0]);
rectangle('Position',[212.5 -337.5 6.25 6.25], 'FaceColor',[1 1 1]);
rectangle('Position',[218.75 -337.5 6.25 6.25], 'FaceColor',[0 0 0]);
rectangle('Position',[212.5 -343.75 6.25 6.25], 'FaceColor',[1 1 1]);
rectangle('Position',[218.75 -343.75 6.25 6.25], 'FaceColor',[0 0 0]);
rectangle('Position',[212.5 -350 6.25 6.25], 'FaceColor',[1 1 1]);
rectangle('Position',[218.75 -350 6.25 6.25], 'FaceColor',[0 0 0]);
rectangle('Position',[212.5 -356.25 6.25 6.25], 'FaceColor',[1 1 1]);
rectangle('Position',[218.75 -356.25 6.25 6.25], 'FaceColor',[0 0 0]);
rectangle('Position',[212.5 -362.5 6.25 6.25], 'FaceColor',[1 1 1]);
rectangle('Position',[218.75 -362.5 6.25 6.25], 'FaceColor',[0 0 0]);
rectangle('Position',[212.5 -368.75 6.25 6.25], 'FaceColor',[1 1 1]);
rectangle('Position',[218.75 -368.75 6.25 6.25], 'FaceColor',[0 0 0]);
rectangle('Position',[212.5 -375 6.25 6.25], 'FaceColor',[1 1 1]);
rectangle('Position',[218.75 -375 6.25 6.25], 'FaceColor',[0 0 0]);
rectangle('Position',[212.5 -381.25 6.25 6.25], 'FaceColor',[1 1 1]);
rectangle('Position',[218.75 -381.25 6.25 6.25], 'FaceColor',[0 0 0]);
rectangle('Position',[212.5 -387.5 6.25 6.25], 'FaceColor',[1 1 1]);
rectangle('Position',[218.75 -387.5 6.25 6.25], 'FaceColor',[0 0 0]);
X=[373,350,325,312.5,300,300,250,225,200,175,150,150,135,100,81.25,81.25,81.25,81.25,75,50,26,26];
Y=[-373,-350,-325,-322.5,-312.5,-300,-250,-250,-245,-225,-200,-175,-150,-120,-100,-93.75,-87.5,-81.25,-75,-50,-26,-26];
hold on;
plot(X,Y,'r');
plot(X,Y,'bo');
legend('522.267','Location','southoutside');
